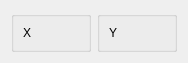
<?xml version="1.0" encoding="UTF-8"?>
<ui version="4.0">
 <class>Form</class>
 <widget class="QWidget" name="Form">
  <property name="geometry">
   <rect>
    <x>0</x>
    <y>0</y>
    <width>184</width>
    <height>51</height>
   </rect>
  </property>
  <property name="windowTitle">
   <string>Form</string>
  </property>
  <layout class="QHBoxLayout" name="horizontalLayout">
   <item>
    <widget class="QGroupBox" name="groupBox">
     <property name="minimumSize">
      <size>
       <width>80</width>
       <height>0</height>
      </size>
     </property>
     <property name="title">
      <string/>
     </property>
     <property name="flat">
      <bool>false</bool>
     </property>
     <layout class="QHBoxLayout" name="horizontalLayout_3">
      <item>
       <widget class="QLabel" name="xlabel">
        <property name="text">
         <string>X</string>
        </property>
       </widget>
      </item>
     </layout>
    </widget>
   </item>
   <item>
    <widget class="QGroupBox" name="groupBox_2">
     <property name="minimumSize">
      <size>
       <width>80</width>
       <height>0</height>
      </size>
     </property>
     <property name="title">
      <string/>
     </property>
     <layout class="QHBoxLayout" name="horizontalLayout_2">
      <item>
       <widget class="QLabel" name="ylabel">
        <property name="text">
         <string>Y</string>
        </property>
       </widget>
      </item>
     </layout>
    </widget>
   </item>
  </layout>
 </widget>
 <resources/>
 <connections/>
</ui>
